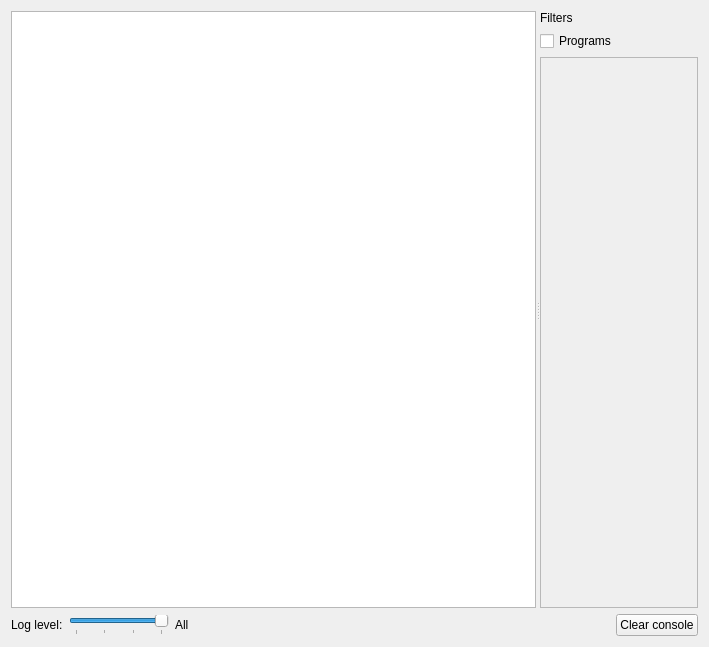
<?xml version="1.0" encoding="UTF-8"?>
<ui version="4.0">
 <class>Console</class>
 <widget class="QWidget" name="Console">
  <property name="geometry">
   <rect>
    <x>0</x>
    <y>0</y>
    <width>709</width>
    <height>647</height>
   </rect>
  </property>
  <property name="windowTitle">
   <string>Form</string>
  </property>
  <layout class="QVBoxLayout" name="verticalLayout_2" stretch="1,0">
   <item>
    <widget class="QSplitter" name="splitter">
     <property name="orientation">
      <enum>Qt::Horizontal</enum>
     </property>
     <widget class="QTextEdit" name="console_textedit">
      <property name="readOnly">
       <bool>true</bool>
      </property>
     </widget>
     <widget class="QWidget" name="filter_widget" native="true">
      <layout class="QVBoxLayout" name="verticalLayout">
       <item>
        <widget class="QLabel" name="label">
         <property name="sizePolicy">
          <sizepolicy hsizetype="Preferred" vsizetype="Fixed">
           <horstretch>0</horstretch>
           <verstretch>0</verstretch>
          </sizepolicy>
         </property>
         <property name="text">
          <string>Filters</string>
         </property>
        </widget>
       </item>
       <item>
        <widget class="QCheckBox" name="programs_checkbox">
         <property name="text">
          <string>Programs</string>
         </property>
         <property name="checked">
          <bool>false</bool>
         </property>
        </widget>
       </item>
       <item>
        <widget class="QScrollArea" name="scrollArea">
         <property name="widgetResizable">
          <bool>true</bool>
         </property>
         <widget class="QWidget" name="programs_widget">
          <property name="geometry">
           <rect>
            <x>0</x>
            <y>0</y>
            <width>382</width>
            <height>524</height>
           </rect>
          </property>
          <layout class="QVBoxLayout" name="verticalLayout_4">
           <item>
            <spacer name="verticalSpacer">
             <property name="orientation">
              <enum>Qt::Vertical</enum>
             </property>
             <property name="sizeHint" stdset="0">
              <size>
               <width>1</width>
               <height>167</height>
              </size>
             </property>
            </spacer>
           </item>
          </layout>
         </widget>
        </widget>
       </item>
      </layout>
     </widget>
    </widget>
   </item>
   <item>
    <layout class="QHBoxLayout" name="horizontalLayout_2" stretch="0,1,0,2,0">
     <item>
      <widget class="QLabel" name="label_3">
       <property name="sizePolicy">
        <sizepolicy hsizetype="Fixed" vsizetype="Fixed">
         <horstretch>0</horstretch>
         <verstretch>0</verstretch>
        </sizepolicy>
       </property>
       <property name="text">
        <string>Log level:</string>
       </property>
      </widget>
     </item>
     <item>
      <widget class="QSlider" name="log_level_slider">
       <property name="maximumSize">
        <size>
         <width>100</width>
         <height>16777215</height>
        </size>
       </property>
       <property name="maximum">
        <number>3</number>
       </property>
       <property name="pageStep">
        <number>1</number>
       </property>
       <property name="value">
        <number>3</number>
       </property>
       <property name="orientation">
        <enum>Qt::Horizontal</enum>
       </property>
       <property name="tickPosition">
        <enum>QSlider::TicksBelow</enum>
       </property>
       <property name="tickInterval">
        <number>1</number>
       </property>
      </widget>
     </item>
     <item>
      <widget class="QLabel" name="log_level_label">
       <property name="text">
        <string>All</string>
       </property>
      </widget>
     </item>
     <item>
      <spacer name="horizontalSpacer">
       <property name="orientation">
        <enum>Qt::Horizontal</enum>
       </property>
       <property name="sizeHint" stdset="0">
        <size>
         <width>40</width>
         <height>20</height>
        </size>
       </property>
      </spacer>
     </item>
     <item>
      <widget class="QPushButton" name="clear_button">
       <property name="text">
        <string>Clear console</string>
       </property>
       <property name="icon">
        <iconset theme="edit-clear">
         <normaloff>.</normaloff>.</iconset>
       </property>
      </widget>
     </item>
    </layout>
   </item>
  </layout>
 </widget>
 <resources/>
 <connections/>
</ui>
